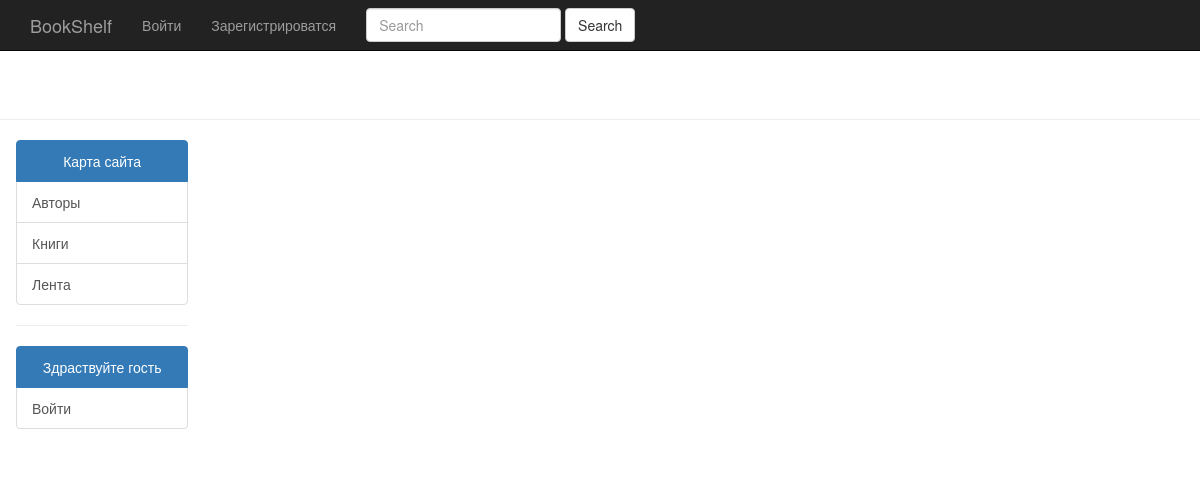
The app's page /articles/, older data.
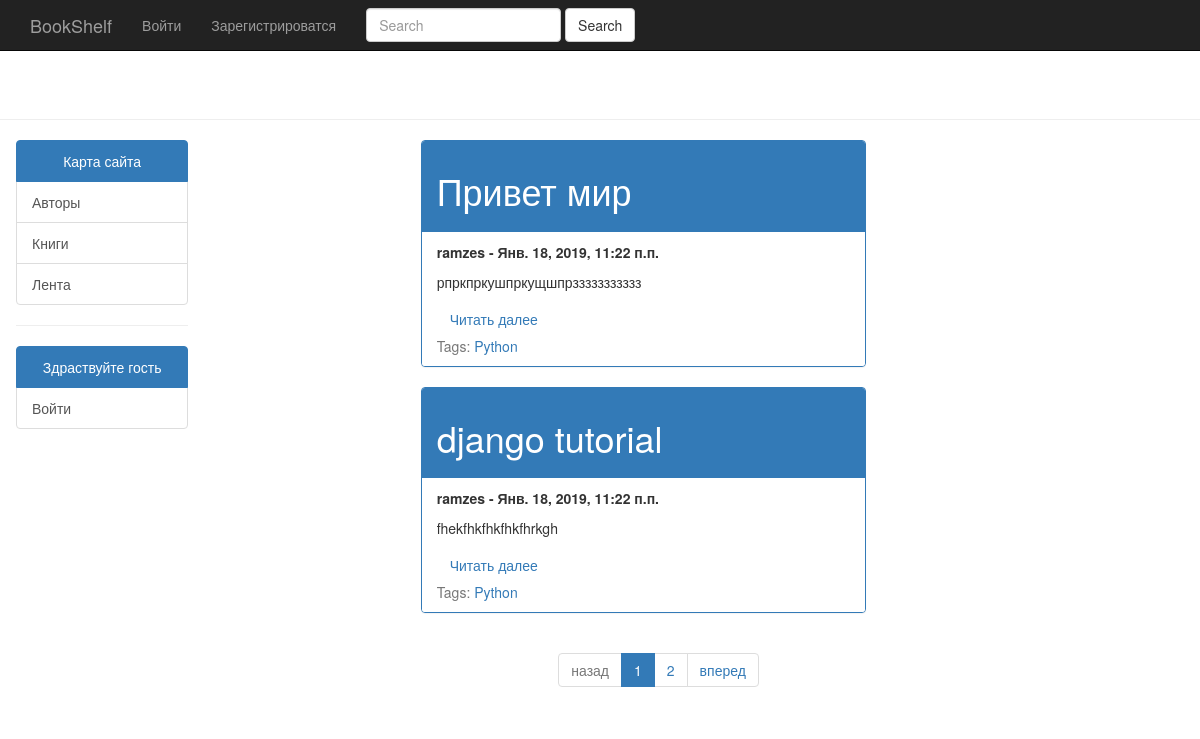
The same page, newer data.
### blog/models.py (models this page shows, shortened)
class Post(models.Model):
    author = models.ForeignKey(User, on_delete=models.DO_NOTHING)
    title = models.CharField(max_length=150, unique=True)
    slug = models.SlugField(max_length=150, blank=True, unique=True)
    body = models.TextField(max_length=10000)
    tags = models.ManyToManyField('Tag', related_name='posts')  # posts вместо _set
    date_pub = models.DateTimeField(auto_now_add=True)
    class Meta:
        ordering = ['-date_pub']
        verbose_name = 'Статья'
        verbose_name_plural = 'Статьи'
    def get_absolute_url(self):
        return reverse('post_detail', kwargs={'slug': self.slug})

class Tag(models.Model):
    title = models.CharField(max_length=50)
    slug = models.SlugField(max_length=50, unique=True,)
    class Meta:
        ordering = ['title']
        verbose_name = 'Тег'
        verbose_name_plural = 'Теги'

### blog/views.py (the view)
# urls.py: path('', views.posts_list, name='articles'),
def posts_list(request):
    search_query = request.GET.get('search', '')  # проверяет по ключу search - ввел ли пользователь в поисковике слово
    if search_query:  # если ввел
        posts = Post.objects.filter(Q(title__icontains=search_query) | Q(body__icontains=search_query))  # возвращаем совпадение
    else:
        posts = Post.objects.all()  # иначе передаем дальше список постов
    paginator = Paginator(posts, 2)
    page_number = request.GET.get('page', 1)
    page = paginator.get_page(page_number)
    is_paginated = page.has_other_pages()
    if page.has_previous():
        prev_url = '?page={}'.format(page.previous_page_number())
    else:
        prev_url = ''
    if page.has_next():
        next_url = '?page={}'.format(page.next_page_number())
    else:
        next_url = ''
    context = {
        'page_object': page,
        'is_paginated': is_paginated,
        'next_url': next_url,
        'prev_url': prev_url,
    }
    return render(request, 'blog/post_list.html', context=context)

### blog/templates/blog/post_list.html
{% extends "base/home_base.html" %}
{% block content %}
<div class="col-sm-offset-2 col-sm-5">
    {% for post in page_object.object_list %}
    <div class="panel panel-primary" style="margin-right:30px;">
        <div class="panel-heading"><h1>{{ post.title }}</h1></div>
            <ul class="list-group">
                 <li class="list-group-item">
                     <p><strong>{{ post.author }} - {{ post.date_pub }}</strong></p>
                  <p class="card-text">{{ post.body|truncatewords:100 }}</p>
                  <a href="{{ post.get_absolute_url }}" class="btn btn-light">Читать далее</a>
                  <div class="card-footer text-muted">
                    Tags:
                  {% for tag in post.tags.all %}
                    <a href="#">{{ tag.title }}</a>
                  {% endfor %}
                  </div>
                 </li>
            </ul>
    </div>
    {% endfor %}
            {% if is_paginated %}
                <nav class="text-center" aria-label="...">
                    <ul class="pagination">
                        <li class="page-item {% if not prev_url %} disabled {% endif %}">
                            <a class="page-link" href="{{ prev_url }}" tabindex="-1">назад</a>
                        </li>
                        {% for n in page_object.paginator.page_range %}
                            {% if page_object.number == n %}
                                <li class="page-item active">
                                    <a class="page-link" href="?page={{ n }}">{{ n }} <span class="sr-only">(current)</span></a>
                                </li>
                            {% elif n > page_object.number|add:-3 and n < page_object.number|add:3 %}
                                <li class="page-item">
                                    <a class="page-link" href="?page={{ n }}">{{ n }}</a>
                                </li>
                            {% endif %}
                        {% endfor %}
                        <li class="page-item {% if not next_url %} disabled {% endif %}">
                            <a class="page-link" href="{{ next_url }}" tabindex="-1">вперед</a>
                        </li>
                    </ul>
                </nav>
            {% endif %}
     </div>
{% endblock %}

Row changes from the older to the newer data that the page shows:
added Post: title "Привет мир", author "ramzes", date_pub "Янв. 18, 2019, 11:22 п.п.", body "рпркпркушпркущшпрззззззззззз"
added Tag: title "Python"
added Post: title "django tutorial", author "ramzes", date_pub "Янв. 18, 2019, 11:22 п.п.", body "fhekfhkfhkfhkfhrkgh"
Text that changed along with them:
text now shown: "назад вперед"
new list line: "1"
new list line: "2"
